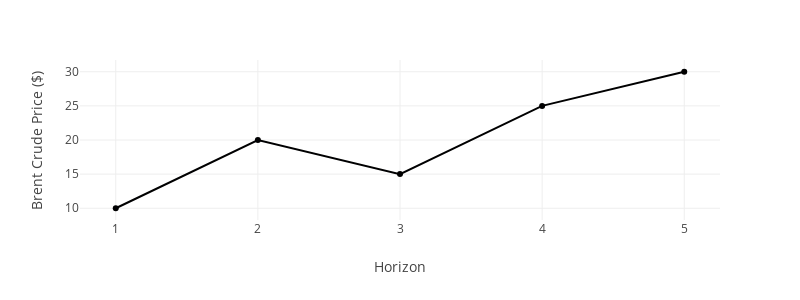

Notebook cell for this chart:
### Code cell
import plotly.express as px
import pandas as pd

# Sample data
data = pd.DataFrame({
    'x': [1, 2, 3, 4, 5],
    'y': [10, 20, 15, 25, 30]
})

# Create a line plot with Plotly Express
fig = px.line(data, x='x', y='y', markers=True, line_shape='linear', width=800, height=300 ,
             labels={'y': 'Brent Crude Price ($)', 'x': 'Horizon'})

# Display the Plotly figure with hover information
st.plotly_chart(fig)
fig.show()

### Figure 1 — Plotly figure (JSON) as saved in the notebook; plotly's stock layout.template omitted (floating-point values rounded to 4 significant figures)
{"data": [{"hovertemplate": "Horizon=%{x}<br>Brent Crude Price ($)=%{y}<extra></extra>", "legendgroup": "", "line": {"color": "#000001", "dash": "solid", "shape": "linear"}, "marker": {"symbol": "circle"}, "mode": "markers+lines", "name": "", "orientation": "v", "showlegend": false, "type": "scatter", "x": [1, 2, 3, 4, 5], "xaxis": "x", "y": [10, 20, 15, 25, 30], "yaxis": "y"}], "layout": {"height": 300, "legend": {"tracegroupgap": 0}, "margin": {"t": 60}, "width": 800, "xaxis": {"anchor": "y", "domain": [0, 1], "title": {"text": "Horizon"}}, "yaxis": {"anchor": "x", "domain": [0, 1], "title": {"text": "Brent Crude Price ($)"}}}}
